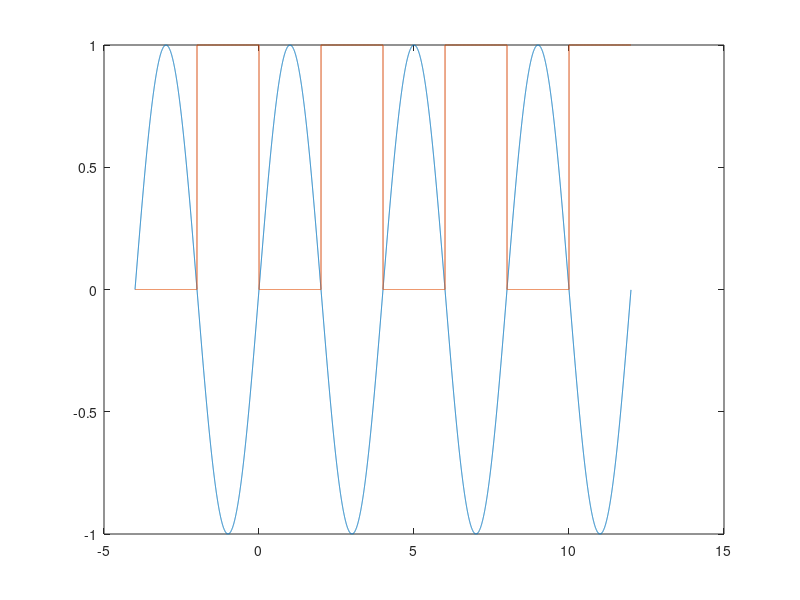
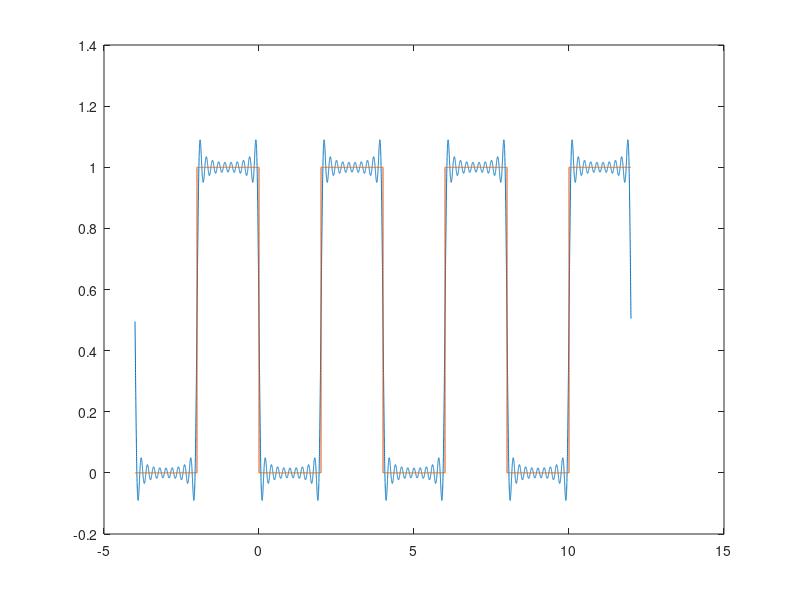
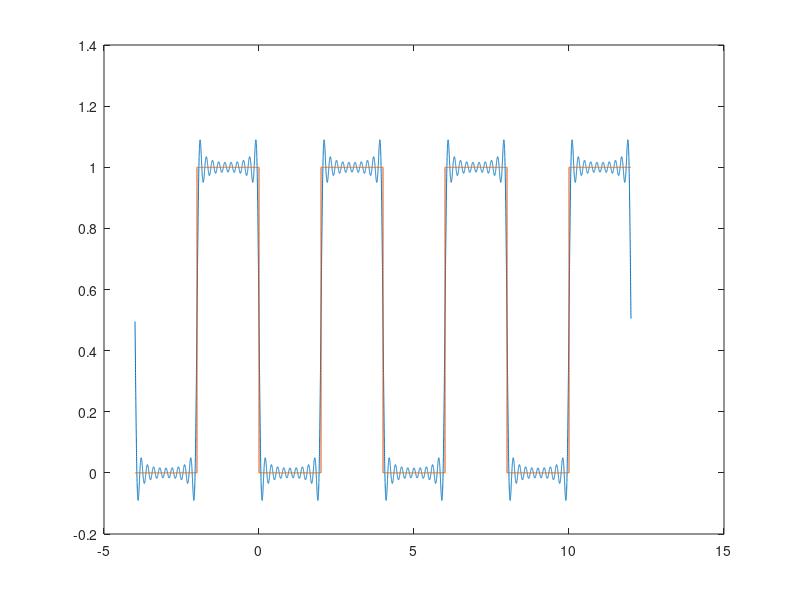
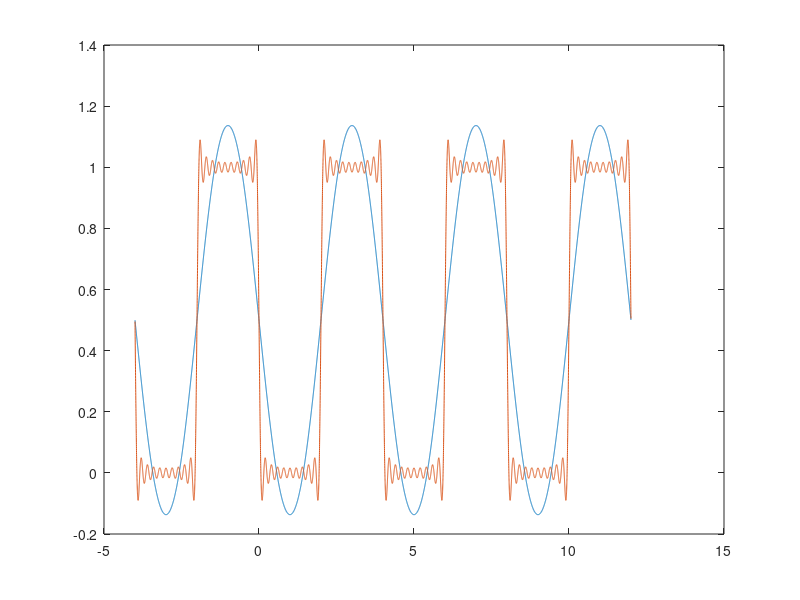

These charts were generated, in order, by the following MATLAB code:
clear all
close all
grid on

dt = 0.001;
t = -4:dt:12-dt;
sig1 = sin(2*pi/4*t);
sig2 = (sig1 <= 0);
figure(1)
plot(t, sig1, t, sig2)

K = -20:20;
T0 = 4;
F0 = 1/T0;
t1 = -4:dt:-dt;
sig2_p1 = sig2(1:length(t1));
figure(24)
plot(t, sig2, t1, sig2_p1)

for k = 1:length(K)
  
  cc(k) = (1/T0)*sum(sig2_p1.*exp(-j*2*pi*K(k)*(1/T0)*t1))*dt;
  
end

for r = 1:length(t)
  XR1(r) = sum(cc.*exp(j*2*pi*K*F0*t(r)));
endfor
figure(2)
plot(t, real(XR1), t, sig2)

XR2 = zeros(size(t));
for r = 1:length(K)
  XR2 = XR2 + cc(r).*exp(j*2*pi*K(r)*F0*t);
endfor
figure(3)
plot(t, real(XR2), t, sig2)

XR3 = zeros(size(t));
k_idx = find(K == 1 | K == -1 | K == 0);
for r = 1:length(k_idx)
  XR3 = XR3 + cc(k_idx(r)).*exp(j*2*pi*K(k_idx(r))*F0*t);
endfor
figure(4)
plot(t, real(XR3), t, real(XR1))

fp2 = abs(cc).^2;
Px = sum(fp2);
figure(5)
stem(K*F0, fp2)



